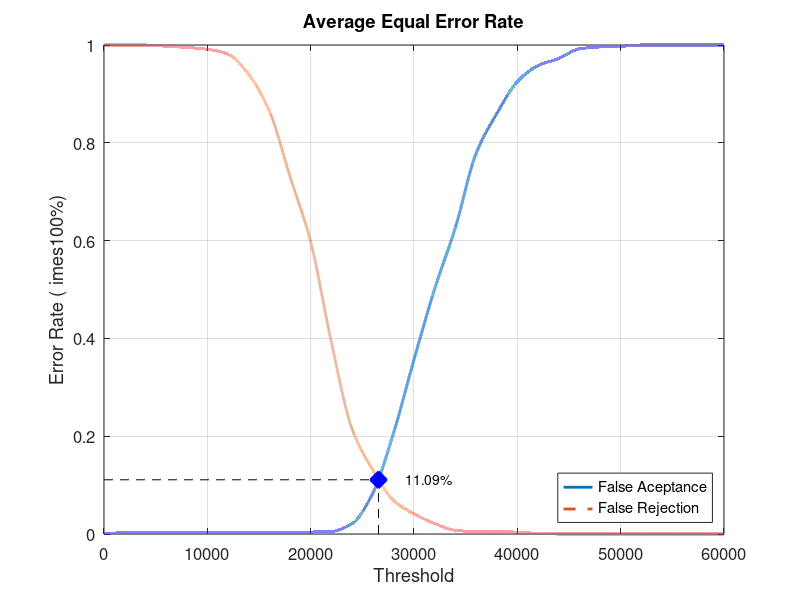
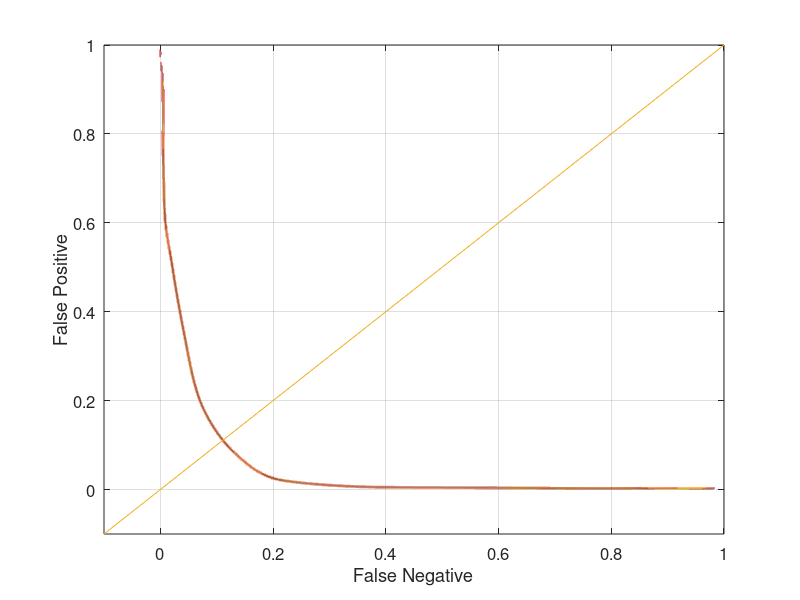

These charts were generated, in order, by the following MATLAB code:
close all;
clear;
clc;
x = 0:2000:60000;
xq = 0:0.5:60000;

y0 = [0 0.00263158 0.00263158 0.00263158 0.00263158 0.00263158 0.00263158 0.00263158 0.00263158 0.00263158 0.00394737 0.00526316 0.0210526 0.0828947 0.205263 0.356579 0.501316 0.626316 0.777632 0.859211 0.925 0.957895 0.972368 0.992105 0.996053 0.997368 1 1 1 1 1]
yy0 = interp1(x, y0, xq, 'pchip');
y1 = [1 1 1 0.9975 0.995 0.99125 0.98125 0.94 0.865 0.73125 0.5975 0.3925 0.215 0.13125 0.06875 0.04125 0.02125 0.0075 0.005 0.005 0.00375 0.00125 0 0 0 0 0 0 0 0 0]
yy1 = interp1(x, y1, xq, 'pchip');

% Calculating EER: 
y2 = abs(y0 - y1);
find(y2 == min(y2))
yy2 = abs(yy0 - yy1);
xEER = find(yy2 == min(yy2));
xEERIndex = xq(xEER) % X-axis EER
yEER = yy0(xEER) % Y-axis EER

main = figure
plot(xq, yy0,'-','LineWidth', 2);	hold on
plot(xq, yy1,'--','LineWidth', 2);	hold on
plot([xEERIndex xEERIndex], [0 yEER], 'k--');	hold on
plot([0 xEERIndex], [yEER yEER], 'k--');	hold on
plot(xEERIndex, yEER, 'bx', 'LineWidth', 10);	hold on
text(xEERIndex + 10 * xEERIndex / 100, yEER, [num2str(round((10000 * yEER)) / 100) '%'])
legend('False Aceptance', 'False Rejection', 'Location', 'SouthEast')
xlabel('Threshold')
ylabel('Error Rate (	imes100%)')
title('Average Equal Error Rate')
set(gca, 'FontSize', 12)
axis([0 60000 0 1])
grid on

print(main, 'Experiment1AverageMain', '-dpng');
FNRxFPR = figure('Color', [1 1 1]);
plot(yy1, yy0, '-', yy1, yy0, 'LineWidth', 2);
hold on
y = -0.1:0.1:1
plot(y, y); 
set(gca, 'FontSize', 12)
xlabel('False Negative')
ylabel('False Positive')
axis([-0.1 1 -0.1 1])
set(gca, 'FontSize', 12)
grid on

print(FNRxFPR, 'Experiment1AverageFNRxFPR','-dpng');
